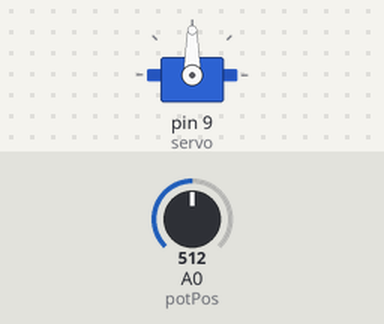
Simulated run of this sketch. Board: Arduino Uno, built with avr-gcc and run on an emulated ATmega328P. Shown: servo. Inputs (shaded band) come from the test bench; at power-on: A0 (potPos) = 512.

Above: at 1.2 s.
1.3 s: A0 (potPos) set to 716
At 2.1 s:
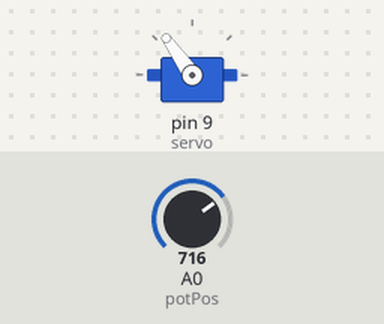
2.8 s: A0 (potPos) set to 900
At 4.0 s:
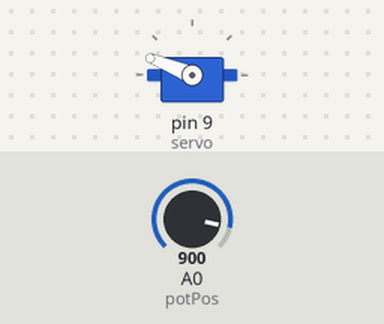
4.3 s: A0 (potPos) set to 1023
At 5.5 s:
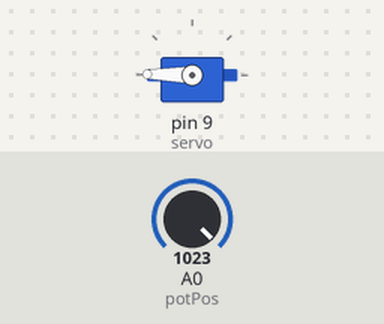
5.8 s: A0 (potPos) set to 306
At 6.9 s:
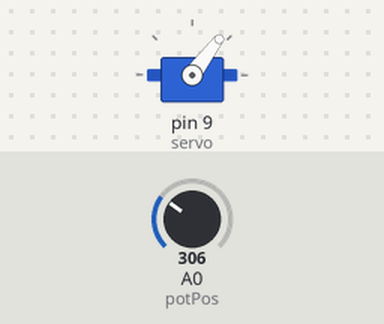
7.3 s: A0 (potPos) set to 122
At 7.7 s:
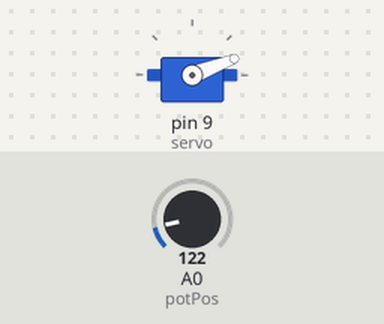
Timing chart, 0 to 9.8 s (numbered marks = the images above; inputs shaded):
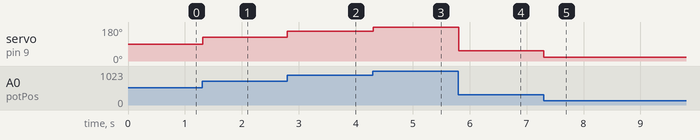

Measured:
- after the input at 1.3 s, servo on pin 9 (servo): 90° → 125° at once
- after the input at 2.8 s, servo on pin 9 (servo): 125° → 158° at once
- after the input at 4.3 s, servo on pin 9 (servo): 158° → 179° at once
- after the input at 5.8 s, servo on pin 9 (servo): 179° → 53° at once
- after the input at 7.3 s, servo on pin 9 (servo): 53° → 21° at once

The sketch:

servo.ino
```cpp
#include <Servo.h>

// create a servo object
Servo servo;

//analog input from the potentiometer
int potPos = A0;

void setup() {
  // link the servo to pin 9, and set the pulse width limits (544ms and 2400ms in this case)
  servo.attach(9, 544,2400);

  //set the analog pin as an input
  pinMode(potPos, INPUT);
}

void loop() {
  //store the potentiometer position as a float
  float level = analogRead(potPos);

  //calculate analog data as a voltage
  float voltage = 5*level/1024;

  //make sure the voltage isn't outside the acceptable range
  if(voltage < 0){
    voltage = 0;
  }
  if(voltage > 5){
    voltage = 5;
  }

  //scale voltage to 180 degrees
  servo.write(36 * voltage);

  //give the servo time to move to new position
  delay(15);
}
```
